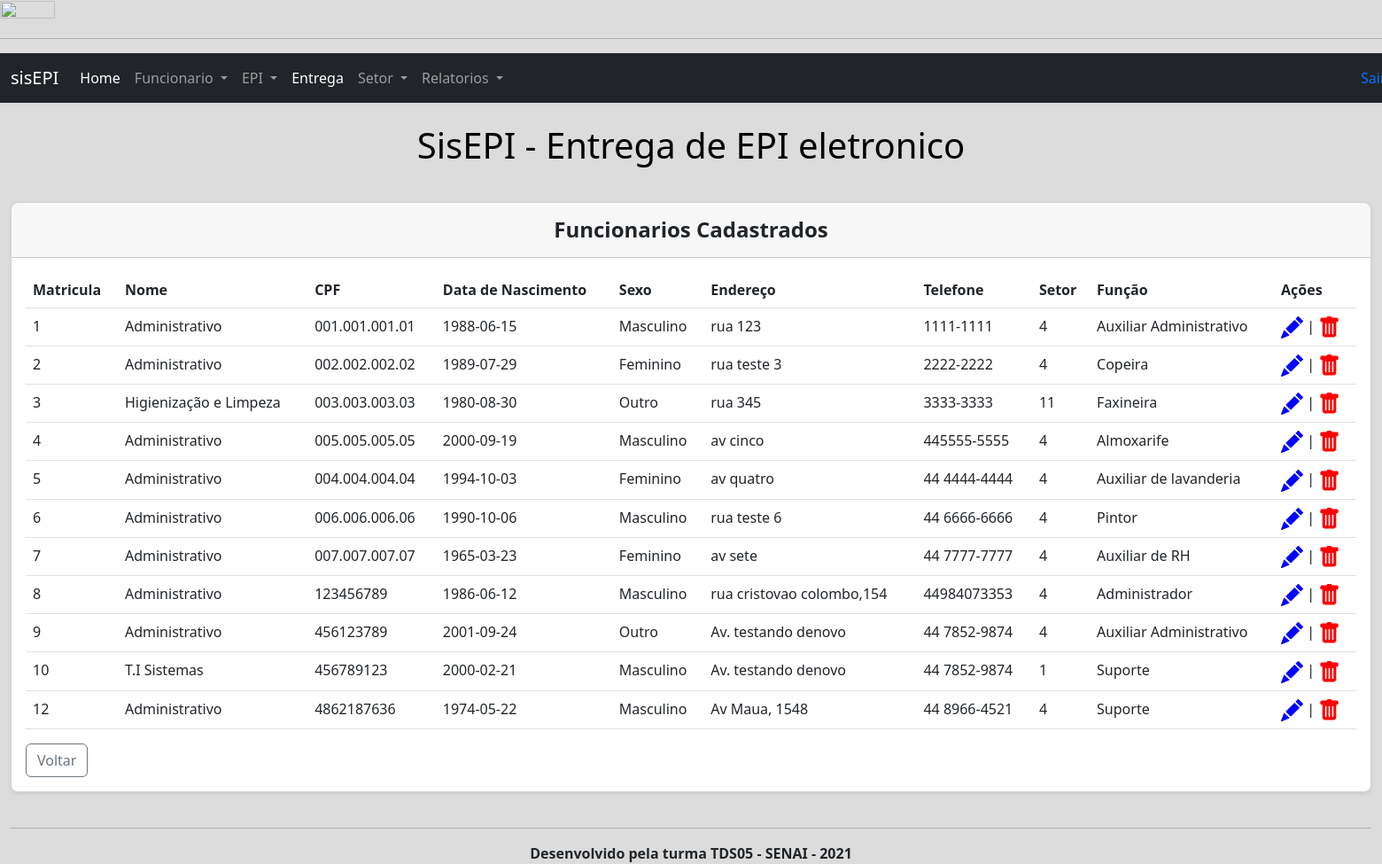
/visufunc.php, run on the app's committed database.
### tables this page shows
CREATE TABLE `funcionarios` (
  `matricula` int(11) NOT NULL,
  `nome` varchar(100) NOT NULL,
  `cpf` varchar(50) NOT NULL,
  `data_nascimento` varchar(50) NOT NULL,
  `sexo` varchar(50) NOT NULL,
  `endereco` varchar(150) NOT NULL,
  `telefone` varchar(50) NOT NULL,
  `setor` varchar(50) NOT NULL,
  `funcao` varchar(50) NOT NULL
);

CREATE TABLE `setor` (
  `id` int(11) NOT NULL,
  `nome` varchar(100) NOT NULL
);

### visufunc.php (the view, shortened to what this page needs)
<!DOCTYPE html>
<html lang="pt-br">
<head>
    <link href="https://cdn.jsdelivr.net/npm/bootstrap@5.2.0-beta1/dist/css/bootstrap.min.css" rel="stylesheet">
</head>
<body>
    <img src="" width="20%" height="20%" />
    <hr />
    <header>
        <nav class="navbar navbar-expand-lg navbar-dark bg-dark">
            <div class="container-fluid">
                <a class="navbar-brand" href="dash.php">sisEPI</a>
                <div class="collapse navbar-collapse" id="navbarSupportedContent">
                    <ul class="navbar-nav me-auto mb-2 mb-lg-0">
                        <li class="nav-item">
                            <a class="nav-link active" aria-current="page" href="dash.php">Home</a>
                        </li>
                        <li class="nav-item dropdown">
                            <a class="nav-link dropdown-toggle" href="#" id="navbarDropdown" role="button" data-bs-toggle="dropdown" aria-expanded="false">
                                Funcionario
                            </a>
                        </li>
                        <li class="nav-item dropdown">
                            <a class="nav-link dropdown-toggle" href="#" id="navbarDropdown" role="button" data-bs-toggle="dropdown" aria-expanded="false">
                                EPI
                            </a>
                        </li>
                        <li class="nav-item">
                            <a class="nav-link active" aria-current="page" href="entrega.php">Entrega</a>
                        </li>
                        <li class="nav-item dropdown">
                            <a class="nav-link dropdown-toggle" href="#" id="navbarDropdown" role="button" data-bs-toggle="dropdown" aria-expanded="false">
                                Setor
                            </a>
                        </li>
                        <li class="nav-item dropdown">
                            <a class="nav-link dropdown-toggle" href="#" id="navbarDropdown" role="button" data-bs-toggle="dropdown" aria-expanded="false">
                                Relatorios
                            </a>
                        </li>
                        <li class="nav-item" id="sair">
                            <a href="sair.php" style="text-decoration:none">Sair&nbsp;<img src="imagem/logout2.png" width="23" height="23"></a>
                        </li>
                    </ul>
                </div>
            </div>
        </nav>
    </header>
    <div class="container-fluid">
        <br>
        <center>
            <h1>
                <p class="text-black">SisEPI - Entrega de EPI eletronico</p>
            </h1>
        </center>
        <br>
        <section>
            <div class="row justify-content-center row-cols-1 row-cols-md-1 mb-2">
                <div class="col">
                    <div class="card mb-4 rounded-3 shadow-sm">
                        <div class="card-header py-3">
                            <h4 class="my-0 fw-normal text-center"><b>Funcionarios Cadastrados</b></h4>
                        </div>
                        <div class="card-body">
                            <table class="table table-hover">
                                <thead>
                                    <tr>
                                        <th scope="col">Matricula</th>
                                        <th scope="col">Nome</th>
                                        <th scope="col">CPF</th>
                                        <th scope="col">Data de Nascimento</th>
                                        <th scope="col">Sexo</th>
                                        <th scope="col">Endereço</th>
                                        <th scope="col">Telefone</th>
                                        <th scope="col">Setor</th>
                                        <th scope="col">Função</th>
                                        <th scope="col">Ações</th>
                                    </tr>
                                </thead>
                                <tbody>
                                    <?php
                                    include 'conecta.php';
                                    $pesquisa = mysqli_query($conn, "SELECT * FROM funcionarios,setor WHERE setor.id=funcionarios.setor");
                                    $row = mysqli_num_rows($pesquisa);
                                    if ($row > 0) {
                                        while ($registro = $pesquisa->fetch_array()) {
                                            echo '<tr>';
                                            echo '<td>' . $registro['matricula'] . '</td>';
                                            echo '<td>' . $registro['nome'] . '</td>';
                                            echo '<td>' . $registro['cpf'] . '</td>';
                                            echo '<td>' . $registro['data_nascimento'] . '</td>';
                                            echo '<td>' . $registro['sexo'] . '</td>';
                                            echo '<td>' . $registro['endereco'] . '</td>';
                                            echo '<td>' . $registro['telefone'] . '</td>';
                                            echo '<td>' . $registro['setor'] . '</td>';
                                            echo '<td>' . $registro['funcao'] . '</td>';
                                            echo '<td><a href="editafunc.php?id=' . $registro['matricula'] . '"><svg xmlns="http://www.w3.org/2000/svg" width="25" height="25" fill="blue" class="bi bi-pencil-fill" viewBox="0 0 16 16">
                                            <path d="M12.854.146a.5.5 0 0 0-.707 0L10.5 1.793 14.207 5.5l1.647-1.646a.5.5 0 0 0 0-.708l-3-3zm.646 6.061L9.793 2.5 3.293 9H3.5a.5.5 0 0 1 .5.5v.5h.5a.5.5 0 0 1 .5.5v.5h.5a.5.5 0 0 1 .5.5v.5h.5a.5.5 0 0 1 .5.5v.207l6.5-6.5zm-7.468 7.468A.5.5 0 0 1 6 13.5V13h-.5a.5.5 0 0 1-.5-.5V12h-.5a.5.5 0 0 1-.5-.5V11h-.5a.5.5 0 0 1-.5-.5V10h-.5a.499.499 0 0 1-.175-.032l-.179.178a.5.5 0 0 0-.11.168l-2 5a.5.5 0 0 0 .65.65l5-2a.5.5 0 0 0 .168-.11l.178-.178z"/>
                                          </svg></a> | <a href="excluifunc.php?id=' . $registro['matricula'] . '"><svg xmlns="http://www.w3.org/2000/svg" width="25" height="25" fill="red" class="bi bi-trash-fill" viewBox="0 0 16 16">
                                            <path d="M2.5 1a1 1 0 0 0-1 1v1a1 1 0 0 0 1 1H3v9a2 2 0 0 0 2 2h6a2 2 0 0 0 2-2V4h.5a1 1 0 0 0 1-1V2a1 1 0 0 0-1-1H10a1 1 0 0 0-1-1H7a1 1 0 0 0-1 1H2.5zm3 4a.5.5 0 0 1 .5.5v7a.5.5 0 0 1-1 0v-7a.5.5 0 0 1 .5-.5zM8 5a.5.5 0 0 1 .5.5v7a.5.5 0 0 1-1 0v-7A.5.5 0 0 1 8 5zm3 .5v7a.5.5 0 0 1-1 0v-7a.5.5 0 0 1 1 0z"/>
                                          </svg></a></td>';
                                            echo '</tr>';
                                        }
                                        echo '</tbody>';
                                        echo '</table>';
                                    } else {
                                        echo "Não há registros para listar!";
                                        echo '</tbody>';
                                        echo '</table>';
                                    }
                                    ?>
                            <a href="dash.php"><button type="button" class="btn btn-outline-secondary">Voltar</button></a>
                        </div>
                    </div>
        </section>
        <footer>
            <hr />
            <center><b>Desenvolvido pela turma TDS05 - SENAI - 2021</b></center>
        </footer>
</body>
</html>

### visufunc.php (style rules this page uses)
body { background-color: #DCDCDC; }
#sair { padding-left: 60em; padding-top: .5em; }

### data on the page
funcionarios: matricula "1", setor.nome "Administrativo", cpf "001.001.001.01", data_nascimento "1988-06-15", sexo "Masculino", endereco "rua 123", telefone "1111-1111", setor "4", funcao "Auxiliar Administrativo"
funcionarios: matricula "2", setor.nome "Administrativo", cpf "002.002.002.02", data_nascimento "1989-07-29", sexo "Feminino", endereco "rua teste 3", telefone "2222-2222", setor "4", funcao "Copeira"
funcionarios: matricula "3", setor.nome "Higienização e Limpeza", cpf "003.003.003.03", data_nascimento "1980-08-30", sexo "Outro", endereco "rua 345", telefone "3333-3333", setor "11", funcao "Faxineira"
funcionarios: matricula "4", setor.nome "Administrativo", cpf "005.005.005.05", data_nascimento "2000-09-19", sexo "Masculino", endereco "av cinco", telefone "445555-5555", setor "4", funcao "Almoxarife"
funcionarios: matricula "5", setor.nome "Administrativo", cpf "004.004.004.04", data_nascimento "1994-10-03", sexo "Feminino", endereco "av quatro", telefone "44 4444-4444", setor "4", funcao "Auxiliar de lavanderia"
funcionarios: matricula "6", setor.nome "Administrativo", cpf "006.006.006.06", data_nascimento "1990-10-06", sexo "Masculino", endereco "rua teste 6", telefone "44 6666-6666", setor "4", funcao "Pintor"
funcionarios: matricula "7", setor.nome "Administrativo", cpf "007.007.007.07", data_nascimento "1965-03-23", sexo "Feminino", endereco "av sete", telefone "44 7777-7777", setor "4", funcao "Auxiliar de RH"
funcionarios: matricula "8", setor.nome "Administrativo", cpf "123456789", data_nascimento "1986-06-12", sexo "Masculino", endereco "rua cristovao colombo,154", telefone "44984073353", setor "4", funcao "Administrador"
funcionarios: matricula "9", setor.nome "Administrativo", cpf "456123789", data_nascimento "2001-09-24", sexo "Outro", endereco "Av. testando denovo", telefone "44 7852-9874", setor "4", funcao "Auxiliar Administrativo"
funcionarios: matricula "10", setor.nome "T.I Sistemas", cpf "456789123", data_nascimento "2000-02-21", sexo "Masculino", endereco "Av. testando denovo", telefone "44 7852-9874", setor "1", funcao "Suporte"
funcionarios: matricula "12", setor.nome "Administrativo", cpf "4862187636", data_nascimento "1974-05-22", sexo "Masculino", endereco "Av Maua, 1548", telefone "44 8966-4521", setor "4", funcao "Suporte"
